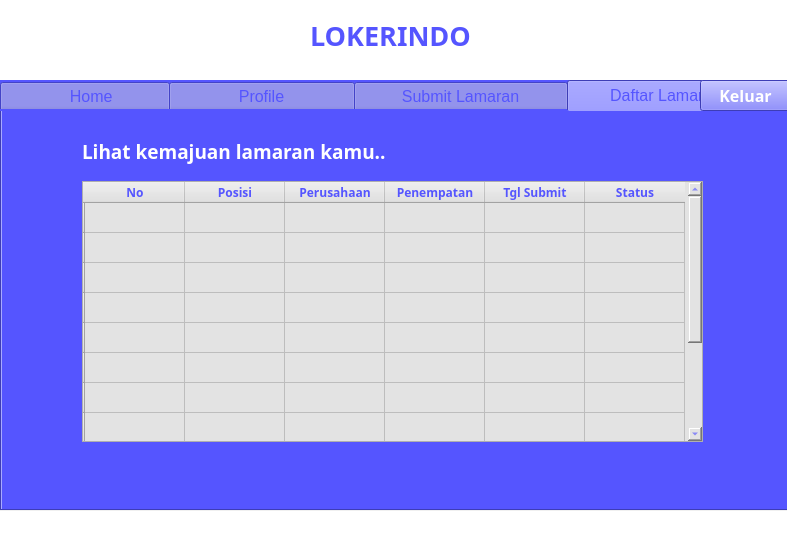
<?xml version="1.0" encoding="UTF-8"?>
<ui version="4.0">
 <class>Dialog</class>
 <widget class="QDialog" name="Dialog">
  <property name="geometry">
   <rect>
    <x>0</x>
    <y>0</y>
    <width>787</width>
    <height>550</height>
   </rect>
  </property>
  <property name="windowTitle">
   <string>Dialog</string>
  </property>
  <widget class="QLabel" name="label_20">
   <property name="geometry">
    <rect>
     <x>-50</x>
     <y>0</y>
     <width>881</width>
     <height>551</height>
    </rect>
   </property>
   <property name="font">
    <font>
     <family>Segoe UI Black</family>
     <weight>75</weight>
     <bold>true</bold>
    </font>
   </property>
   <property name="styleSheet">
    <string notr="true">background-color: rgb(255, 255, 255);
border-color: rgb(85, 85, 127);</string>
   </property>
   <property name="text">
    <string/>
   </property>
  </widget>
  <widget class="QLabel" name="label_21">
   <property name="geometry">
    <rect>
     <x>310</x>
     <y>10</y>
     <width>171</width>
     <height>51</height>
    </rect>
   </property>
   <property name="font">
    <font>
     <family>Segoe UI Black</family>
     <pointsize>20</pointsize>
     <weight>75</weight>
     <bold>true</bold>
    </font>
   </property>
   <property name="styleSheet">
    <string notr="true">color: rgb(85, 85, 255);</string>
   </property>
   <property name="text">
    <string>LOKERINDO</string>
   </property>
  </widget>
  <widget class="QTabWidget" name="Home_3">
   <property name="geometry">
    <rect>
     <x>0</x>
     <y>80</y>
     <width>791</width>
     <height>431</height>
    </rect>
   </property>
   <property name="minimumSize">
    <size>
     <width>791</width>
     <height>431</height>
    </size>
   </property>
   <property name="font">
    <font>
     <family>Segoe UI</family>
     <pointsize>12</pointsize>
     <weight>50</weight>
     <bold>false</bold>
    </font>
   </property>
   <property name="styleSheet">
    <string notr="true">background-color: rgb(85, 85, 255);
color: rgb(85, 85, 255);</string>
   </property>
   <property name="currentIndex">
    <number>3</number>
   </property>
   <widget class="QWidget" name="Home_5">
    <attribute name="title">
     <string comment=" ">             Home          </string>
    </attribute>
    <widget class="QLabel" name="label_42">
     <property name="geometry">
      <rect>
       <x>80</x>
       <y>20</y>
       <width>481</width>
       <height>41</height>
      </rect>
     </property>
     <property name="font">
      <font>
       <family>Segoe UI Semibold</family>
       <pointsize>14</pointsize>
       <weight>75</weight>
       <bold>true</bold>
      </font>
     </property>
     <property name="styleSheet">
      <string notr="true">color: rgb(255, 255, 255);</string>
     </property>
     <property name="text">
      <string>Ayo, cari pekerjaan sesuai keahlian kamu di sini....!</string>
     </property>
    </widget>
    <widget class="QLabel" name="label_43">
     <property name="geometry">
      <rect>
       <x>80</x>
       <y>170</y>
       <width>161</width>
       <height>20</height>
      </rect>
     </property>
     <property name="text">
      <string/>
     </property>
    </widget>
    <widget class="QTableWidget" name="tLowongan_3">
     <property name="geometry">
      <rect>
       <x>80</x>
       <y>70</y>
       <width>621</width>
       <height>261</height>
      </rect>
     </property>
     <property name="font">
      <font>
       <family>Segoe UI Black</family>
       <pointsize>11</pointsize>
       <weight>75</weight>
       <bold>true</bold>
      </font>
     </property>
     <property name="styleSheet">
      <string notr="true">color: rgb(85, 85, 255);
background-color: rgb(227, 227, 227);</string>
     </property>
     <property name="rowCount">
      <number>11</number>
     </property>
     <property name="columnCount">
      <number>6</number>
     </property>
     <row>
      <property name="text">
       <string/>
      </property>
      <property name="font">
       <font>
        <family>Segoe UI Light</family>
       </font>
      </property>
     </row>
     <row>
      <property name="text">
       <string/>
      </property>
      <property name="font">
       <font>
        <family>Segoe UI Light</family>
        <pointsize>9</pointsize>
       </font>
      </property>
     </row>
     <row>
      <property name="text">
       <string/>
      </property>
      <property name="font">
       <font>
        <family>Segoe UI Light</family>
        <pointsize>9</pointsize>
       </font>
      </property>
     </row>
     <row>
      <property name="text">
       <string/>
      </property>
      <property name="font">
       <font>
        <family>Segoe UI Light</family>
        <pointsize>9</pointsize>
       </font>
      </property>
     </row>
     <row>
      <property name="text">
       <string/>
      </property>
     </row>
     <row>
      <property name="text">
       <string/>
      </property>
     </row>
     <row>
      <property name="text">
       <string/>
      </property>
     </row>
     <row>
      <property name="text">
       <string/>
      </property>
     </row>
     <row>
      <property name="text">
       <string/>
      </property>
     </row>
     <row>
      <property name="text">
       <string/>
      </property>
     </row>
     <row>
      <property name="text">
       <string/>
      </property>
     </row>
     <column>
      <property name="text">
       <string>No</string>
      </property>
      <property name="font">
       <font>
        <family>Segoe UI Semibold</family>
        <pointsize>9</pointsize>
        <weight>75</weight>
        <bold>true</bold>
       </font>
      </property>
     </column>
     <column>
      <property name="text">
       <string>Posisi</string>
      </property>
      <property name="font">
       <font>
        <family>Segoe UI Light</family>
        <pointsize>9</pointsize>
        <weight>75</weight>
        <bold>true</bold>
       </font>
      </property>
     </column>
     <column>
      <property name="text">
       <string>Perusahaan</string>
      </property>
      <property name="font">
       <font>
        <family>Segoe UI Light</family>
        <pointsize>9</pointsize>
        <weight>75</weight>
        <bold>true</bold>
       </font>
      </property>
     </column>
     <column>
      <property name="text">
       <string>Penempatan</string>
      </property>
      <property name="font">
       <font>
        <family>Segoe UI Light</family>
        <weight>75</weight>
        <bold>true</bold>
       </font>
      </property>
     </column>
     <column>
      <property name="text">
       <string>Gaji Ditawarkan</string>
      </property>
      <property name="font">
       <font>
        <family>Segoe UI Light</family>
        <pointsize>9</pointsize>
        <weight>75</weight>
        <bold>true</bold>
       </font>
      </property>
     </column>
     <column>
      <property name="text">
       <string>Max Submit</string>
      </property>
      <property name="font">
       <font>
        <family>Segoe UI Light</family>
        <weight>75</weight>
        <bold>true</bold>
       </font>
      </property>
     </column>
    </widget>
   </widget>
   <widget class="QWidget" name="Profile_3">
    <attribute name="title">
     <string>             Profile             </string>
    </attribute>
    <widget class="QLabel" name="label_44">
     <property name="geometry">
      <rect>
       <x>30</x>
       <y>40</y>
       <width>101</width>
       <height>91</height>
      </rect>
     </property>
     <property name="font">
      <font>
       <family>Segoe UI Semibold</family>
       <pointsize>15</pointsize>
       <weight>75</weight>
       <bold>true</bold>
      </font>
     </property>
     <property name="styleSheet">
      <string notr="true">color: rgb(255, 255, 255);</string>
     </property>
     <property name="text">
      <string>     Foto</string>
     </property>
    </widget>
    <widget class="QWidget" name="layoutWidget_5">
     <property name="geometry">
      <rect>
       <x>140</x>
       <y>40</y>
       <width>301</width>
       <height>303</height>
      </rect>
     </property>
     <layout class="QGridLayout" name="gridLayout_7">
      <item row="4" column="0">
       <widget class="QLabel" name="label_45">
        <property name="font">
         <font>
          <family>Segoe UI</family>
          <pointsize>12</pointsize>
          <weight>50</weight>
          <bold>false</bold>
         </font>
        </property>
        <property name="styleSheet">
         <string notr="true">color: rgb(255, 255, 255);</string>
        </property>
        <property name="text">
         <string>No Hp</string>
        </property>
       </widget>
      </item>
      <item row="5" column="0">
       <widget class="QLabel" name="label_46">
        <property name="font">
         <font>
          <family>Segoe UI</family>
          <pointsize>12</pointsize>
          <weight>50</weight>
          <bold>false</bold>
         </font>
        </property>
        <property name="styleSheet">
         <string notr="true">color: rgb(255, 255, 255);</string>
        </property>
        <property name="text">
         <string>Gender</string>
        </property>
       </widget>
      </item>
      <item row="3" column="0">
       <widget class="QLabel" name="label_47">
        <property name="font">
         <font>
          <family>Segoe UI</family>
          <pointsize>12</pointsize>
          <weight>50</weight>
          <bold>false</bold>
         </font>
        </property>
        <property name="styleSheet">
         <string notr="true">color: rgb(255, 255, 255);</string>
        </property>
        <property name="text">
         <string>Pasword</string>
        </property>
       </widget>
      </item>
      <item row="5" column="2">
       <widget class="QRadioButton" name="radL_3">
        <property name="font">
         <font>
          <family>Segoe UI Semibold</family>
          <pointsize>11</pointsize>
          <weight>75</weight>
          <bold>true</bold>
         </font>
        </property>
        <property name="styleSheet">
         <string notr="true">color: rgb(255, 255, 255);</string>
        </property>
        <property name="text">
         <string>Laki-laki</string>
        </property>
       </widget>
      </item>
      <item row="5" column="1">
       <widget class="QRadioButton" name="radP_3">
        <property name="font">
         <font>
          <family>Segoe UI Semibold</family>
          <pointsize>11</pointsize>
          <weight>75</weight>
          <bold>true</bold>
         </font>
        </property>
        <property name="styleSheet">
         <string notr="true">color: rgb(255, 255, 255);</string>
        </property>
        <property name="text">
         <string>Perempuan</string>
        </property>
       </widget>
      </item>
      <item row="2" column="1" colspan="2">
       <widget class="QTextEdit" name="pAlamat_3">
        <property name="font">
         <font>
          <family>Segoe UI</family>
         </font>
        </property>
        <property name="styleSheet">
         <string notr="true">background-color: rgb(255, 255, 255);</string>
        </property>
       </widget>
      </item>
      <item row="1" column="0">
       <widget class="QLabel" name="label_48">
        <property name="font">
         <font>
          <family>Segoe UI</family>
          <pointsize>12</pointsize>
          <weight>50</weight>
          <bold>false</bold>
         </font>
        </property>
        <property name="styleSheet">
         <string notr="true">color: rgb(255, 255, 255);</string>
        </property>
        <property name="text">
         <string>Email</string>
        </property>
       </widget>
      </item>
      <item row="3" column="1" colspan="2">
       <widget class="QLineEdit" name="pPassword_3">
        <property name="font">
         <font>
          <family>Segoe UI</family>
         </font>
        </property>
        <property name="styleSheet">
         <string notr="true">background-color: rgb(255, 255, 255);
color: rgb(0, 0, 0);</string>
        </property>
       </widget>
      </item>
      <item row="0" column="0">
       <widget class="QLabel" name="label_49">
        <property name="font">
         <font>
          <family>Segoe UI</family>
          <pointsize>12</pointsize>
          <weight>50</weight>
          <bold>false</bold>
         </font>
        </property>
        <property name="styleSheet">
         <string notr="true">color: rgb(255, 255, 255);</string>
        </property>
        <property name="text">
         <string>Nama</string>
        </property>
       </widget>
      </item>
      <item row="2" column="0">
       <widget class="QLabel" name="label_50">
        <property name="font">
         <font>
          <family>Segoe UI</family>
          <pointsize>12</pointsize>
          <weight>50</weight>
          <bold>false</bold>
         </font>
        </property>
        <property name="styleSheet">
         <string notr="true">color: rgb(255, 255, 255);</string>
        </property>
        <property name="text">
         <string>Alamat</string>
        </property>
       </widget>
      </item>
      <item row="0" column="1" colspan="2">
       <widget class="QLineEdit" name="pNama_3">
        <property name="font">
         <font>
          <family>Segoe UI</family>
         </font>
        </property>
        <property name="styleSheet">
         <string notr="true">background-color: rgb(255, 255, 255);
color: rgb(0, 0, 0);</string>
        </property>
        <property name="text">
         <string/>
        </property>
       </widget>
      </item>
      <item row="1" column="1" colspan="2">
       <widget class="QLineEdit" name="pEmail_3">
        <property name="font">
         <font>
          <family>Segoe UI</family>
         </font>
        </property>
        <property name="styleSheet">
         <string notr="true">background-color: rgb(255, 255, 255);
color: rgb(0, 0, 0);</string>
        </property>
       </widget>
      </item>
      <item row="4" column="1" colspan="2">
       <widget class="QLineEdit" name="pHp_5">
        <property name="font">
         <font>
          <family>Segoe UI</family>
         </font>
        </property>
        <property name="styleSheet">
         <string notr="true">background-color: rgb(255, 255, 255);
color: rgb(0, 0, 0);</string>
        </property>
       </widget>
      </item>
      <item row="6" column="0">
       <widget class="QLabel" name="label_51">
        <property name="font">
         <font>
          <family>Segoe UI</family>
          <pointsize>12</pointsize>
         </font>
        </property>
        <property name="styleSheet">
         <string notr="true">color: rgb(255, 255, 255);</string>
        </property>
        <property name="text">
         <string>Pekerjaan</string>
        </property>
       </widget>
      </item>
      <item row="6" column="1" colspan="2">
       <widget class="QLineEdit" name="pHp_6">
        <property name="font">
         <font>
          <family>Segoe UI</family>
         </font>
        </property>
        <property name="styleSheet">
         <string notr="true">background-color: rgb(255, 255, 255);
color: rgb(0, 0, 0);</string>
        </property>
       </widget>
      </item>
     </layout>
    </widget>
    <widget class="QPushButton" name="btnSimpanProfile_3">
     <property name="geometry">
      <rect>
       <x>580</x>
       <y>270</y>
       <width>152</width>
       <height>31</height>
      </rect>
     </property>
     <property name="font">
      <font>
       <family>Segoe UI</family>
       <pointsize>13</pointsize>
       <weight>50</weight>
       <bold>false</bold>
      </font>
     </property>
     <property name="styleSheet">
      <string notr="true">background-color: rgb(255, 255, 255);
color: rgb(85, 85, 255);</string>
     </property>
     <property name="text">
      <string>Simpan Perubahan</string>
     </property>
    </widget>
    <widget class="QWidget" name="layoutWidget_6">
     <property name="geometry">
      <rect>
       <x>470</x>
       <y>40</y>
       <width>258</width>
       <height>211</height>
      </rect>
     </property>
     <layout class="QGridLayout" name="gridLayout_8">
      <item row="0" column="0">
       <widget class="QLabel" name="label_52">
        <property name="font">
         <font>
          <family>Segoe UI</family>
          <pointsize>12</pointsize>
          <weight>50</weight>
          <bold>false</bold>
         </font>
        </property>
        <property name="styleSheet">
         <string notr="true">color: rgb(255, 255, 255);</string>
        </property>
        <property name="text">
         <string>Pengalaman Kerja</string>
        </property>
       </widget>
      </item>
      <item row="1" column="0">
       <widget class="QTextEdit" name="pPengalaman_3">
        <property name="font">
         <font>
          <family>Segoe UI</family>
         </font>
        </property>
        <property name="styleSheet">
         <string notr="true">background-color: rgb(255, 255, 255);</string>
        </property>
       </widget>
      </item>
      <item row="2" column="0">
       <widget class="QLabel" name="label_53">
        <property name="font">
         <font>
          <family>Segoe UI</family>
          <pointsize>12</pointsize>
          <weight>50</weight>
          <bold>false</bold>
         </font>
        </property>
        <property name="styleSheet">
         <string notr="true">color: rgb(255, 255, 255);</string>
        </property>
        <property name="text">
         <string>Keahlian</string>
        </property>
       </widget>
      </item>
      <item row="3" column="0">
       <widget class="QTextEdit" name="pSkill_3">
        <property name="font">
         <font>
          <family>Segoe UI</family>
         </font>
        </property>
        <property name="styleSheet">
         <string notr="true">background-color: rgb(255, 255, 255);</string>
        </property>
       </widget>
      </item>
     </layout>
    </widget>
   </widget>
   <widget class="QWidget" name="Lamaran_3">
    <attribute name="title">
     <string>        Submit Lamaran        </string>
    </attribute>
    <widget class="QLabel" name="label_54">
     <property name="geometry">
      <rect>
       <x>80</x>
       <y>90</y>
       <width>241</width>
       <height>231</height>
      </rect>
     </property>
     <property name="styleSheet">
      <string notr="true">image: url(:/newPrefix/signup.png);</string>
     </property>
     <property name="text">
      <string/>
     </property>
    </widget>
    <widget class="QWidget" name="layoutWidget_7">
     <property name="geometry">
      <rect>
       <x>371</x>
       <y>112</y>
       <width>252</width>
       <height>101</height>
      </rect>
     </property>
     <layout class="QGridLayout" name="gridLayout_9">
      <item row="0" column="0">
       <widget class="QLabel" name="label_55">
        <property name="font">
         <font>
          <family>Segoe UI</family>
          <pointsize>14</pointsize>
          <weight>50</weight>
          <bold>false</bold>
         </font>
        </property>
        <property name="styleSheet">
         <string notr="true">color: rgb(255, 255, 255);</string>
        </property>
        <property name="text">
         <string>No Lowongan</string>
        </property>
       </widget>
      </item>
      <item row="0" column="1">
       <widget class="QLineEdit" name="subNo_3">
        <property name="font">
         <font>
          <family>Segoe UI Light</family>
          <pointsize>10</pointsize>
         </font>
        </property>
        <property name="styleSheet">
         <string notr="true">background-color: rgb(255, 255, 255);
color: rgb(0, 0, 0);</string>
        </property>
        <property name="text">
         <string/>
        </property>
       </widget>
      </item>
      <item row="1" column="0">
       <widget class="QLabel" name="label_56">
        <property name="font">
         <font>
          <family>Segoe UI</family>
          <pointsize>14</pointsize>
          <weight>50</weight>
          <bold>false</bold>
         </font>
        </property>
        <property name="styleSheet">
         <string notr="true">color: rgb(255, 255, 255);</string>
        </property>
        <property name="text">
         <string>Unggah CV</string>
        </property>
       </widget>
      </item>
      <item row="1" column="1">
       <widget class="QPushButton" name="btnUnggahCV_3">
        <property name="font">
         <font>
          <family>Segoe UI Semibold</family>
          <pointsize>9</pointsize>
          <weight>75</weight>
          <bold>true</bold>
         </font>
        </property>
        <property name="styleSheet">
         <string notr="true">background-color: rgb(255, 255, 255);
color: rgb(85, 85, 255);</string>
        </property>
        <property name="text">
         <string>Unggah CV</string>
        </property>
       </widget>
      </item>
      <item row="2" column="0" colspan="2">
       <widget class="QPushButton" name="btnSubmitLamaran_3">
        <property name="font">
         <font>
          <family>Segoe UI Semilight</family>
          <pointsize>13</pointsize>
          <weight>50</weight>
          <bold>false</bold>
         </font>
        </property>
        <property name="styleSheet">
         <string notr="true">background-color: rgb(255, 255, 255);
color: rgb(85, 85, 255);</string>
        </property>
        <property name="text">
         <string>Submit</string>
        </property>
       </widget>
      </item>
     </layout>
    </widget>
    <widget class="QLabel" name="label_57">
     <property name="geometry">
      <rect>
       <x>370</x>
       <y>220</y>
       <width>251</width>
       <height>25</height>
      </rect>
     </property>
     <property name="font">
      <font>
       <family>Segoe UI</family>
       <pointsize>10</pointsize>
       <weight>50</weight>
       <italic>true</italic>
       <bold>false</bold>
      </font>
     </property>
     <property name="styleSheet">
      <string notr="true">color: rgb(255, 255, 255);</string>
     </property>
     <property name="text">
      <string>**Lihat nomor lowongan di menu home</string>
     </property>
    </widget>
   </widget>
   <widget class="QWidget" name="tab_3">
    <attribute name="title">
     <string>       Daftar Lamaran      </string>
    </attribute>
    <widget class="QLabel" name="label_58">
     <property name="geometry">
      <rect>
       <x>80</x>
       <y>20</y>
       <width>451</width>
       <height>41</height>
      </rect>
     </property>
     <property name="font">
      <font>
       <family>Segoe UI Semibold</family>
       <pointsize>14</pointsize>
       <weight>75</weight>
       <bold>true</bold>
      </font>
     </property>
     <property name="styleSheet">
      <string notr="true">color: rgb(255, 255, 255);</string>
     </property>
     <property name="text">
      <string>Lihat kemajuan lamaran kamu..</string>
     </property>
    </widget>
    <widget class="QTableWidget" name="t_lamaran_3">
     <property name="geometry">
      <rect>
       <x>80</x>
       <y>70</y>
       <width>621</width>
       <height>261</height>
      </rect>
     </property>
     <property name="font">
      <font>
       <family>Segoe UI Light</family>
       <pointsize>11</pointsize>
      </font>
     </property>
     <property name="styleSheet">
      <string notr="true">color: rgb(85, 85, 255);
background-color: rgb(227, 227, 227);</string>
     </property>
     <property name="rowCount">
      <number>11</number>
     </property>
     <property name="columnCount">
      <number>6</number>
     </property>
     <row>
      <property name="text">
       <string/>
      </property>
      <property name="font">
       <font>
        <family>Segoe UI Light</family>
       </font>
      </property>
     </row>
     <row>
      <property name="text">
       <string/>
      </property>
      <property name="font">
       <font>
        <family>Segoe UI Light</family>
        <pointsize>9</pointsize>
       </font>
      </property>
     </row>
     <row>
      <property name="text">
       <string/>
      </property>
      <property name="font">
       <font>
        <family>Segoe UI Light</family>
        <pointsize>9</pointsize>
       </font>
      </property>
     </row>
     <row>
      <property name="text">
       <string/>
      </property>
      <property name="font">
       <font>
        <family>Segoe UI Light</family>
        <pointsize>9</pointsize>
       </font>
      </property>
     </row>
     <row>
      <property name="text">
       <string/>
      </property>
     </row>
     <row>
      <property name="text">
       <string/>
      </property>
     </row>
     <row>
      <property name="text">
       <string/>
      </property>
     </row>
     <row>
      <property name="text">
       <string/>
      </property>
     </row>
     <row>
      <property name="text">
       <string/>
      </property>
     </row>
     <row>
      <property name="text">
       <string/>
      </property>
     </row>
     <row>
      <property name="text">
       <string/>
      </property>
     </row>
     <column>
      <property name="text">
       <string>No</string>
      </property>
      <property name="font">
       <font>
        <family>Segoe UI Light</family>
        <pointsize>9</pointsize>
        <weight>75</weight>
        <bold>true</bold>
       </font>
      </property>
     </column>
     <column>
      <property name="text">
       <string>Posisi</string>
      </property>
      <property name="font">
       <font>
        <family>Segoe UI Light</family>
        <pointsize>9</pointsize>
        <weight>75</weight>
        <bold>true</bold>
       </font>
      </property>
     </column>
     <column>
      <property name="text">
       <string>Perusahaan</string>
      </property>
      <property name="font">
       <font>
        <family>Segoe UI Light</family>
        <pointsize>9</pointsize>
        <weight>75</weight>
        <bold>true</bold>
       </font>
      </property>
     </column>
     <column>
      <property name="text">
       <string>Penempatan</string>
      </property>
      <property name="font">
       <font>
        <family>Segoe UI Light</family>
        <weight>75</weight>
        <bold>true</bold>
       </font>
      </property>
     </column>
     <column>
      <property name="text">
       <string>Tgl Submit</string>
      </property>
      <property name="font">
       <font>
        <family>Segoe UI Light</family>
        <pointsize>9</pointsize>
        <weight>75</weight>
        <bold>true</bold>
       </font>
      </property>
     </column>
     <column>
      <property name="text">
       <string>Status</string>
      </property>
      <property name="font">
       <font>
        <family>Segoe UI Light</family>
        <weight>75</weight>
        <bold>true</bold>
       </font>
      </property>
     </column>
    </widget>
   </widget>
  </widget>
  <widget class="QPushButton" name="btnLogout_2">
   <property name="geometry">
    <rect>
     <x>700</x>
     <y>80</y>
     <width>91</width>
     <height>31</height>
    </rect>
   </property>
   <property name="font">
    <font>
     <family>Segoe UI Semibold</family>
     <pointsize>12</pointsize>
     <weight>75</weight>
     <bold>true</bold>
    </font>
   </property>
   <property name="styleSheet">
    <string notr="true">background-color: rgb(85, 85, 255);
color: rgb(255, 255, 255);</string>
   </property>
   <property name="text">
    <string>Keluar</string>
   </property>
  </widget>
 </widget>
 <resources/>
 <connections>
  <connection>
   <sender>btnLogout_2</sender>
   <signal>clicked()</signal>
   <receiver>Dialog</receiver>
   <slot>close()</slot>
   <hints>
    <hint type="sourcelabel">
     <x>745</x>
     <y>95</y>
    </hint>
    <hint type="destinationlabel">
     <x>393</x>
     <y>274</y>
    </hint>
   </hints>
  </connection>
 </connections>
</ui>
